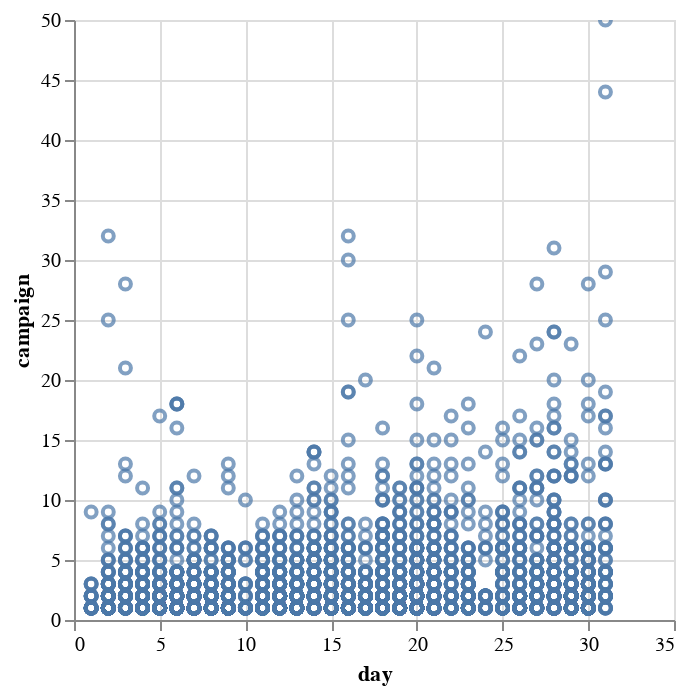

Notebook code cell kept with this figure:
### Code cell
# Itt látható a kapcsolat a day és a campaign között,
#  hogy a hónap melyik napján vannak a hívások
#  A hónap végefele enyhén növekszik az aktivitás,


alt.Chart(bank_dataset).mark_point().encode(
    x='day',
    y='campaign'
).interactive()

### Figure 1 — Vega-Lite specification as saved in the notebook (floating-point values rounded to 4 significant figures; data arrays with more than 128 entries replaced by an {"elided": "..."} marker saying what was removed)
{"config": {"view": {"continuousWidth": 300, "continuousHeight": 300}}, "data": {"name": "data-086f95ed53036108c3c9f27536b1ea4d"}, "mark": {"type": "point"}, "encoding": {"x": {"field": "day", "type": "quantitative"}, "y": {"field": "campaign", "type": "quantitative"}}, "params": [{"name": "param_5", "select": {"type": "interval", "encodings": ["x", "y"]}, "bind": "scales"}], "$schema": "https://vega.github.io/schema/vega-lite/v5.20.1.json", "datasets": {"data-086f95ed53036108c3c9f27536b1ea4d": {"elided": "4521 records"}}}
